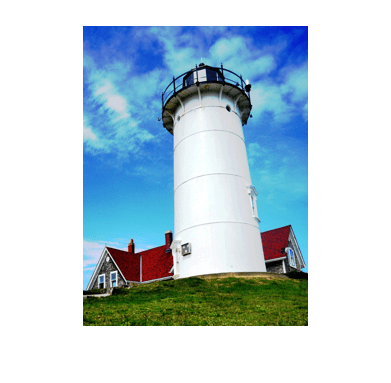
%> input picture lab1/images/asdff.png, 391 x 383 px
$ octave mikemike.m   (GNU Octave 9; MATLAB toolbox functions it lacks are replaced by stand-ins)
%> lines starting %> are read from the running program, lines starting %| are printed output that depends on the picture
imfile = "asdff.png";

mike = imread("images/"+imfile);
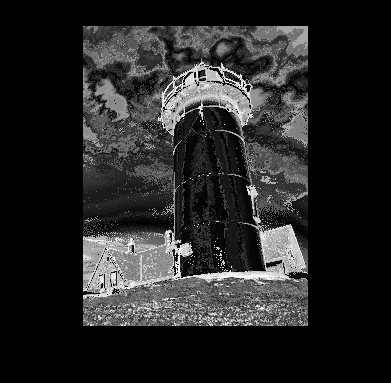
%> mike: size 383x391 uint8; min 0, max 255, mean 37.6
mike = im2gray(mike);
disp(size(mike))
%|    383   391

[heightI,widthI] = size(mike);
%> heightI = 383; widthI = 391
diff = abs(widthI-heightI);
%> diff = 8

if heightI > widthI
mike = [mike , 255*ones(heightI,diff)];
mike = imresize(mike, [128 128]);

elseif heightI == widthI
mike = imresize(mike, [128 128]);

else
mike = [mike ; 255*ones(diff,widthI)];
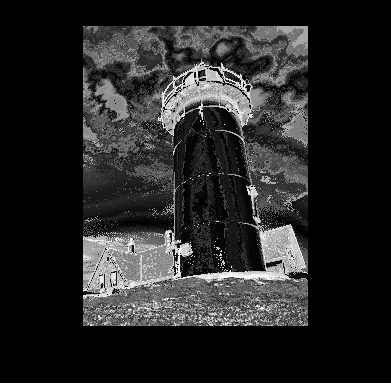
%> mike: size 391x391 uint8; min 0, max 255, mean 42.1
mike = imresize(mike, [128 128]);
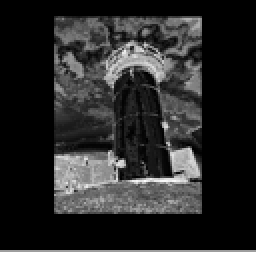
%> mike: size 128x128 uint8 (shown 2 times larger); min 0, max 255, mean 42.1
end

figure()
imshow(mike)

%%
h = 5;

filter = single(zeros(128));

for i = 1:128
    for j = 1:128
        pwindow = mike(max(1,(i-2)):min(128,(i+2)),max(1,(j-2)):min(128,(j+2)));
        filter(i,j) = mean(mean(single(pwindow)))/255;
    end
end
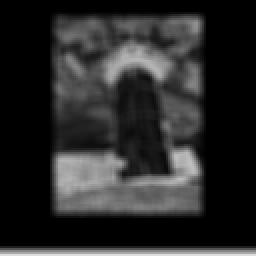
%> filter: size 128x128 single (shown 2 times larger); min 0, max 0.873, mean 0.164
%%
close all
figure
tiledlayout(1,3)
nexttile
imshow(filter)
nexttile
imshow(mike)
nexttile
imshow(mike - uint8(filter*255))
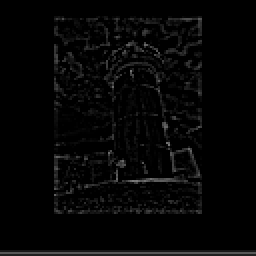
%> displayed picture: size 128x128, on the screen's scale of 0 to 255 (shown 2 times larger); min 0, max 123, mean 5.7

$ run again, with lab1/images/wagon.png copied over lab1/images/asdff.png
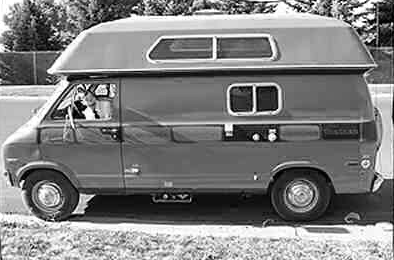
%> input picture lab1/images/wagon.png, 394 x 260 px
%> mike is the input picture: size 260x394 uint8; min 0, max 255, mean 127
%|    260   394
%> after the loop `for i = 1:128`:
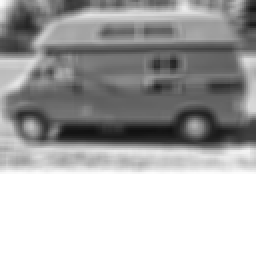
%> filter: size 128x128 single (shown 2 times larger); min 0.0673, max 1, mean 0.669
%> `imshow(mike - uint8(filter*255))`:
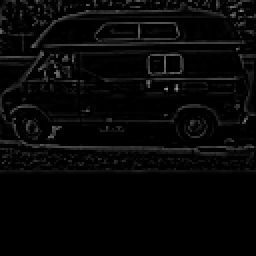
%> displayed picture: size 128x128, on the screen's scale of 0 to 255 (shown 2 times larger); min 0, max 155, mean 6.8
